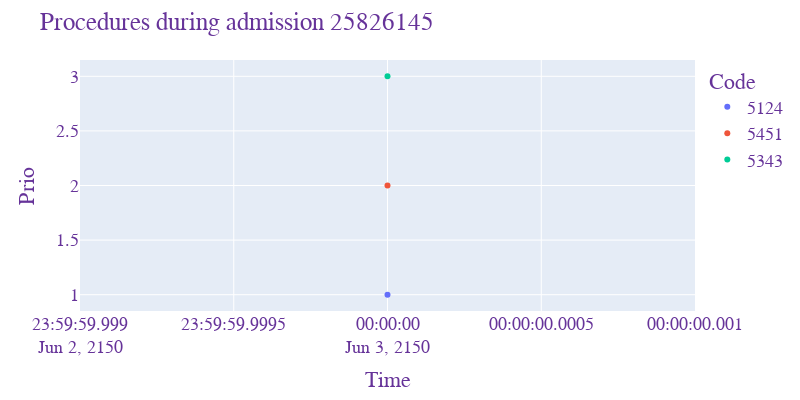

The code cell stored with this chart in its notebook:
### Code cell
fig = px.scatter(df_procedurespatadm, x="chartdate", y="seq_num", color='icd_code', width=800, height=400)

fig.update_layout(
    title="Procedures during admission {}".format(adm_id),
    xaxis_title="Time",
    yaxis_title="Prio",
    legend_title="Code",
    font=dict(
        family="Courier New, monospace",
        size=18,
        color="RebeccaPurple"
    )
)
fig.show()

### Figure 1 — Plotly figure (JSON) as saved in the notebook; plotly's stock layout.template omitted (floating-point values rounded to 4 significant figures)
{"data": [{"hovertemplate": "icd_code=5124<br>chartdate=%{x}<br>seq_num=%{y}<extra></extra>", "legendgroup": "5124", "marker": {"color": "#636efa", "symbol": "circle"}, "mode": "markers", "name": "5124", "orientation": "v", "showlegend": true, "type": "scatter", "x": ["2150-06-03"], "xaxis": "x", "y": [1], "yaxis": "y"}, {"hovertemplate": "icd_code=5451<br>chartdate=%{x}<br>seq_num=%{y}<extra></extra>", "legendgroup": "5451", "marker": {"color": "#EF553B", "symbol": "circle"}, "mode": "markers", "name": "5451", "orientation": "v", "showlegend": true, "type": "scatter", "x": ["2150-06-03"], "xaxis": "x", "y": [2], "yaxis": "y"}, {"hovertemplate": "icd_code=5343<br>chartdate=%{x}<br>seq_num=%{y}<extra></extra>", "legendgroup": "5343", "marker": {"color": "#00cc96", "symbol": "circle"}, "mode": "markers", "name": "5343", "orientation": "v", "showlegend": true, "type": "scatter", "x": ["2150-06-03"], "xaxis": "x", "y": [3], "yaxis": "y"}], "layout": {"dragmode": "pan", "font": {"color": "RebeccaPurple", "family": "Courier New, monospace", "size": 18}, "height": 400, "legend": {"title": {"text": "Code"}, "tracegroupgap": 0}, "margin": {"t": 60}, "title": {"text": "Procedures during admission 25826145"}, "width": 800, "xaxis": {"anchor": "y", "autorange": true, "domain": [0, 1], "range": ["2150-06-02 23:59:59.999", "2150-06-03 00:00:00.001"], "showspikes": false, "title": {"text": "Time"}, "type": "date"}, "yaxis": {"anchor": "x", "autorange": true, "domain": [0, 1], "range": [0.8506, 3.149], "showspikes": false, "title": {"text": "Prio"}, "type": "linear"}}}
